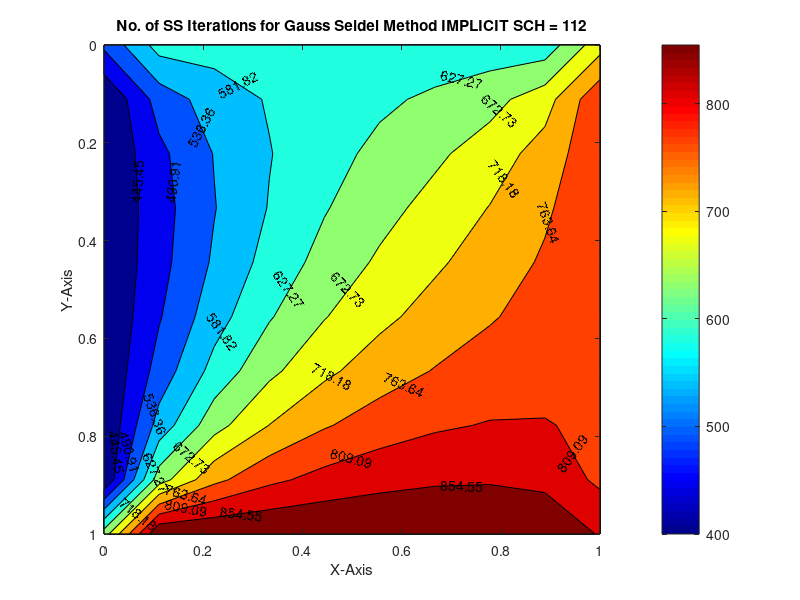

MATLAB code to generate this figure:
%Solving 2D Heat Conduction Equation by Gauss Seidel Method
%Implicit Scheme (Steady State)
%Author: Aditya Iyer Ramesh

close all
clc

%Initializing parameters
%grid points
nx = 10;
ny = nx;

x = linspace(0,1,nx);
y = linspace(0,1,ny);

dx = x(2) - x(1);
dy = dx;

%Error criteria & tolerance (EC > Tol)
error = 9e9;
tol = 1e-4;

%Boundary Conditions
Temp_Left = 400; 
Temp_Top = 600;
Temp_Right = 800;
Temp_Bottom = 900;

Temp = 300*ones(nx,ny);

Temp(2:ny - 1, 1) = Temp_Left;
Temp(2:ny - 1, nx) = Temp_Right;
Temp(1, 2:nx - 1) = Temp_Top;
Temp(ny, 2:nx - 1) = Temp_Bottom;

%For Average Temperatures at Corners
Temp(1,1) = (Temp_Top + Temp_Left)/2;
Temp(nx,ny) = (Temp_Right + Temp_Bottom)/2;
Temp(1,ny) = (Temp_Top + Temp_Right)/2;
Temp(nx,1) = (Temp_Left + Temp_Bottom)/2;

%Declaring original values of Temp
Temp_initial = Temp;
Temp_old = Temp;

%Computing of 2D SS Heat Conduction Eqn Seidel Solver starts
iterative_solver = 2;

if iterative_solver == 2
    gauss_seidel_iteration = 1;
    
    while (error > tol)
        
        for i = 2:nx - 1
            
            for j = 2:ny - 1
                Temp(i,j) = 0.25*(Temp(i-1,j) + Temp_old(i+1,j) + Temp(i,j-1) + Temp_old(i,j+1));
            end
        end
        
        error = max(max(abs(Temp_old - Temp)));
        Temp_old = Temp;
        gauss_seidel_iteration = gauss_seidel_iteration + 1;
        
    end
end

%Contour Plots
figure(1)
contourf(x,y,Temp)
clabel(contourf(x,y,Temp))
colorbar
colormap(jet)
set(gca,'ydir','reverse')

%Labelling
xlabel("X-Axis")
ylabel("Y-Axis")
title(sprintf('No. of SS Iterations for Gauss Seidel Method IMPLICIT SCH = %d',gauss_seidel_iteration));
pause(0.03);